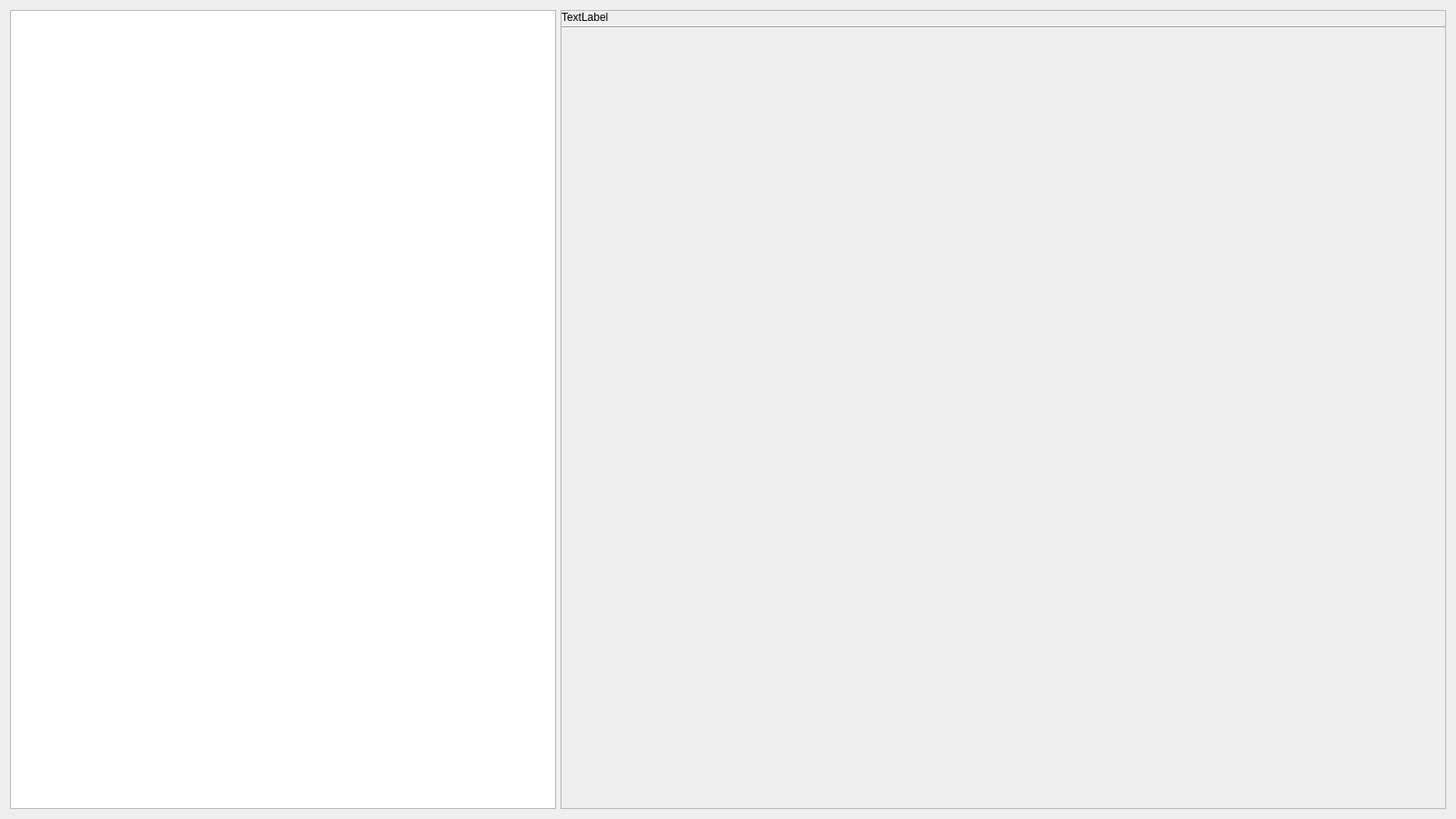
<?xml version="1.0" encoding="UTF-8"?>
<ui version="4.0">
 <class>ArchiveViewerWidget</class>
 <widget class="QWidget" name="ArchiveViewerWidget">
  <property name="geometry">
   <rect>
    <x>0</x>
    <y>0</y>
    <width>1600</width>
    <height>900</height>
   </rect>
  </property>
  <property name="windowTitle">
   <string>Form</string>
  </property>
  <layout class="QHBoxLayout" name="horizontalLayout">
   <property name="spacing">
    <number>5</number>
   </property>
   <property name="sizeConstraint">
    <enum>QLayout::SetMaximumSize</enum>
   </property>
   <item>
    <layout class="QVBoxLayout" name="FileTreeLayout">
     <property name="spacing">
      <number>5</number>
     </property>
     <property name="sizeConstraint">
      <enum>QLayout::SetMinimumSize</enum>
     </property>
     <item>
      <widget class="QTreeView" name="FileTreeView">
       <property name="sizePolicy">
        <sizepolicy hsizetype="Preferred" vsizetype="Expanding">
         <horstretch>0</horstretch>
         <verstretch>0</verstretch>
        </sizepolicy>
       </property>
       <property name="minimumSize">
        <size>
         <width>600</width>
         <height>0</height>
        </size>
       </property>
       <property name="maximumSize">
        <size>
         <width>600</width>
         <height>16777215</height>
        </size>
       </property>
       <property name="editTriggers">
        <set>QAbstractItemView::NoEditTriggers</set>
       </property>
       <property name="selectionMode">
        <enum>QAbstractItemView::SingleSelection</enum>
       </property>
       <property name="iconSize">
        <size>
         <width>16</width>
         <height>16</height>
        </size>
       </property>
       <attribute name="headerMinimumSectionSize">
        <number>42</number>
       </attribute>
      </widget>
     </item>
    </layout>
   </item>
   <item>
    <widget class="QFrame" name="Frame">
     <property name="sizePolicy">
      <sizepolicy hsizetype="Expanding" vsizetype="Preferred">
       <horstretch>0</horstretch>
       <verstretch>0</verstretch>
      </sizepolicy>
     </property>
     <property name="frameShape">
      <enum>QFrame::StyledPanel</enum>
     </property>
     <property name="frameShadow">
      <enum>QFrame::Raised</enum>
     </property>
     <layout class="QVBoxLayout" name="AssetViewerLayout">
      <property name="spacing">
       <number>3</number>
      </property>
      <property name="leftMargin">
       <number>0</number>
      </property>
      <property name="topMargin">
       <number>0</number>
      </property>
      <property name="rightMargin">
       <number>0</number>
      </property>
      <property name="bottomMargin">
       <number>0</number>
      </property>
      <item>
       <widget class="QLabel" name="label">
        <property name="sizePolicy">
         <sizepolicy hsizetype="Preferred" vsizetype="Fixed">
          <horstretch>0</horstretch>
          <verstretch>0</verstretch>
         </sizepolicy>
        </property>
        <property name="text">
         <string>TextLabel</string>
        </property>
        <property name="textInteractionFlags">
         <set>Qt::LinksAccessibleByMouse|Qt::TextSelectableByMouse</set>
        </property>
       </widget>
      </item>
      <item>
       <widget class="Line" name="line">
        <property name="orientation">
         <enum>Qt::Horizontal</enum>
        </property>
       </widget>
      </item>
      <item>
       <widget class="QWidget" name="EmptyWidget" native="true"/>
      </item>
     </layout>
    </widget>
   </item>
  </layout>
 </widget>
 <resources/>
 <connections/>
</ui>
